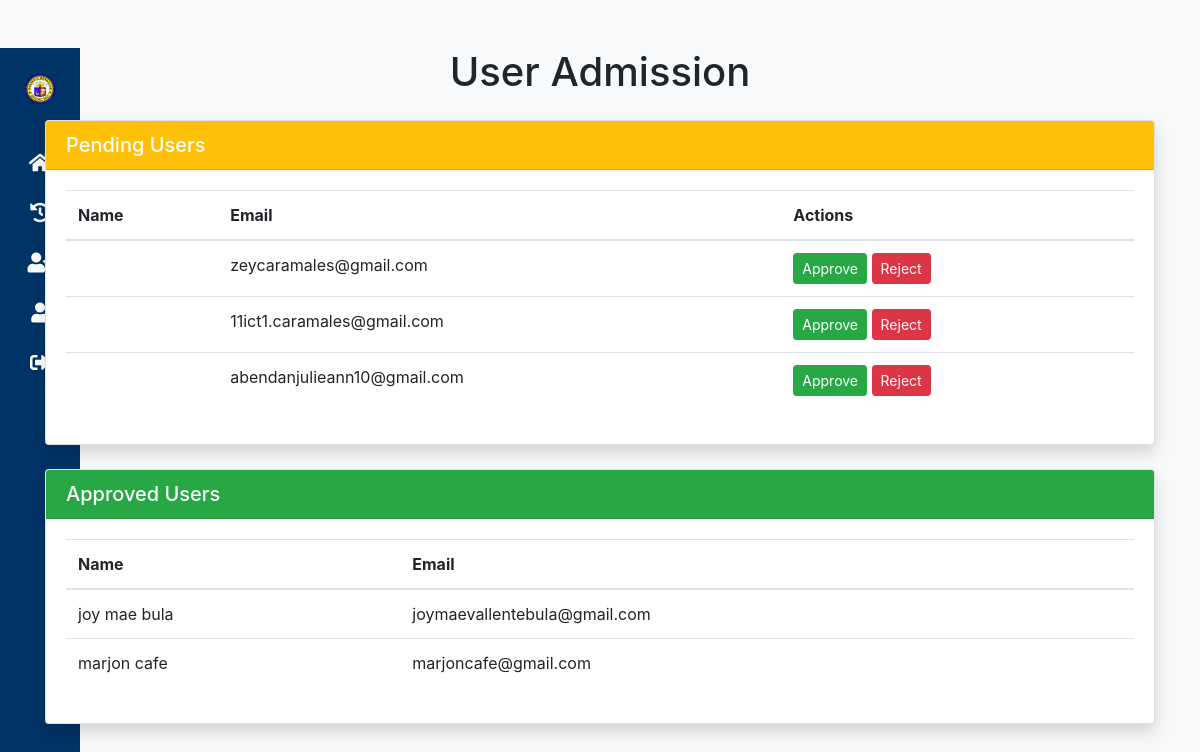
The page /approve-users/ (signed in) on the database as committed earlier.
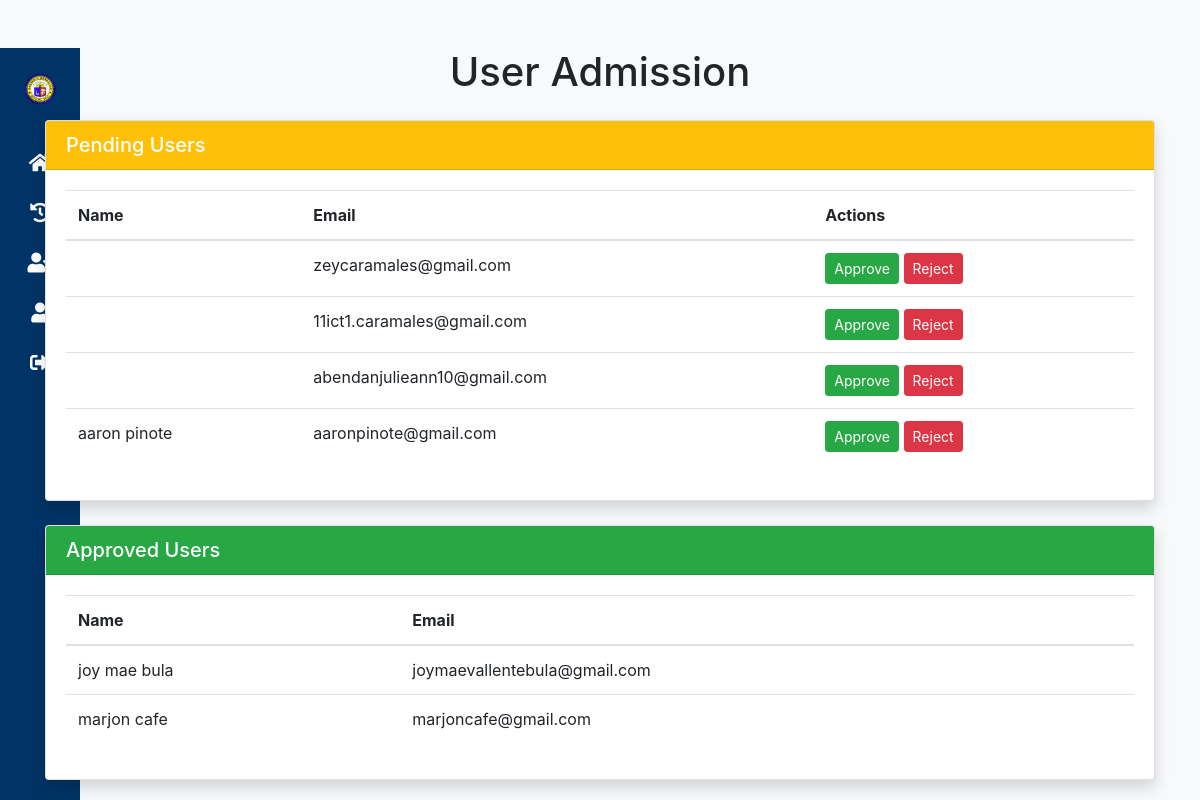
The same page on the database as committed later.
### mambaling/models.py (models this page shows, shortened)
class CustomUser(AbstractUser):
    username = None  # Remove the default username field
    email = models.EmailField(_('email address'), unique=True)  # Use email as the unique identifier
    is_active = models.BooleanField(default=True)  # Indicates if the account is active
    is_approved = models.BooleanField(default=False)  # Custom field for admin/superuser approval
    USER_TYPE_CHOICES = [
        ('superuser', 'Superuser'),
        ('admin', 'Admin'),
        ('user', 'User'),
    ]
    user_type = models.CharField(
        max_length=20,
        choices=USER_TYPE_CHOICES,
        default='user',
        help_text=_('Defines the role of the user in the system.')
    )
    profile_picture = models.ImageField(
        upload_to='profile_pictures/',
        blank=True,
        null=True,
        help_text=_("Optional profile picture.")
    )
    USERNAME_FIELD = 'email'  # Use email as the unique username field
    REQUIRED_FIELDS = []  # No additional fields are required when creating a user
    objects = CustomUserManager()  # Use your custom user manager
    groups = models.ManyToManyField(
        Group,
        verbose_name=_('groups'),
        blank=True,
        help_text=_(
            'The groups this user belongs to. A user will get all permissions '
            'granted to each of their groups.'
        ),
        related_name="custom_users",  # Changed related name to avoid conflict
        related_query_name="custom_user",
    )
    user_permissions = models.ManyToManyField(
        Permission,
        verbose_name=_('user permissions'),
        blank=True,
        help_text=_('Specific permissions for this user.'),
        related_name="custom_users",  # Changed related name to avoid conflict
        related_query_name="custom_user",
    )
    class Meta:
        verbose_name = _('user')
        verbose_name_plural = _('users')

### mambaling/views.py (the view, shortened to what this page needs)
# urls.py: path('approve-users/', views.approve_users, name='approve_users'),
@login_required
@user_passes_test(lambda u: u.is_superuser or u.user_type == 'admin')  # Ensure only admins can access
def approve_users(request):
    pending_users = CustomUser.objects.filter(is_approved=False)
    approved_users = CustomUser.objects.filter(is_approved=True)
    return render(request, 'approve_users.html', {
        'pending_users': pending_users,
        'approved_users': approved_users,
    })

### mambaling/templates/approve_users.html (shortened to what this page needs)
<!DOCTYPE html>
<html lang="en">
<head>
    <link href="https://cdnjs.cloudflare.com/ajax/libs/font-awesome/5.15.4/css/all.min.css" rel="stylesheet">
    <link href="https://stackpath.bootstrapcdn.com/bootstrap/4.5.2/css/bootstrap.min.css" rel="stylesheet">
</head>
<body class="bg-light">
    {% include 'my_sidebar.html' %}
    <div class="container mt-5">
        <div class="row">
            <div class="col-12">
                <h1 class="text-center mb-4">User Admission</h1>
            </div>
        </div>
        <div class="row mb-4">
            <div class="col-12">
                <div class="card shadow">
                    <div class="card-header bg-warning text-white">
                        <h5 class="mb-0">Pending Users</h5>
                    </div>
                    <div class="card-body">
                        {% if pending_users %}
                            <table class="table table-hover">
                                <thead>
                                    <tr>
                                        <th>Name</th>
                                        <th>Email</th>
                                        <th>Actions</th>
                                    </tr>
                                </thead>
                                <tbody>
                                    {% for user in pending_users %}
                                    <tr>
                                        <td>{{ user.first_name }} {{ user.last_name }}</td>
                                        <td>{{ user.email }}</td>
                                        <td>
                                            <form method="post" class="d-inline-block">
                                                <button type="submit" name="action" value="approve" class="btn btn-success btn-sm">
                                                    Approve
                                                </button>
                                                <button type="submit" name="action" value="reject" class="btn btn-danger btn-sm">
                                                    Reject
                                                </button>
                                            </form>
                                        </td>
                                    </tr>
                                    {% endfor %}
                                </tbody>
                            </table>
                        {% else %}
                            <p class="text-center mb-0">No users pending approval.</p>
                        {% endif %}
                    </div>
                </div>
            </div>
        </div>
        <div class="row mb-4">
            <div class="col-12">
                <div class="card shadow">
                    <div class="card-header bg-success text-white">
                        <h5 class="mb-0">Approved Users</h5>
                    </div>
                    <div class="card-body">
                        {% if approved_users %}
                            <table class="table table-hover">
                                <thead>
                                    <tr>
                                        <th>Name</th>
                                        <th>Email</th>
                                    </tr>
                                </thead>
                                <tbody>
                                    {% for user in approved_users %}
                                    <tr>
                                        <td>{{ user.first_name }} {{ user.last_name }}</td>
                                        <td>{{ user.email }}</td>
                                    </tr>
                                    {% endfor %}
                                </tbody>
                            </table>
                        {% else %}
                            <p class="text-center mb-0">No approved users.</p>
                        {% endif %}
                    </div>
                </div>
            </div>
        </div>
    </div>
</body>
</html>

Rows that differ between the two databases and show on the page:
added CustomUser: first_name "aaron", last_name "pinote", email "aaronpinote@gmail.com", shown under "Pending Users"
